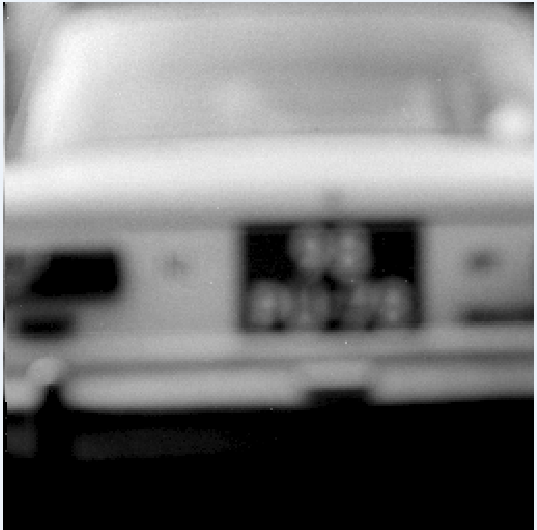
#> input picture unblur/blurred_image.jpg, 537 x 530 px
$ python helpunblur.py
#> lines starting #> are read from the running program, lines starting #| are printed output that depends on the picture; after the words box and inside, x2 and y2 are one past the last pixel; in counts of white or black regions, pixels touching at a corner belong together
import numpy as np
import cv2

def sharpen_image_heavily(img):
    # Define a heavy sharpening kernel
    sharpening_kernel = np.array([
        [-1, -1, -1],
        [-1, 9, -1],
        [-1, -1, -1]
    ])
    return cv2.filter2D(img, -1, sharpening_kernel)
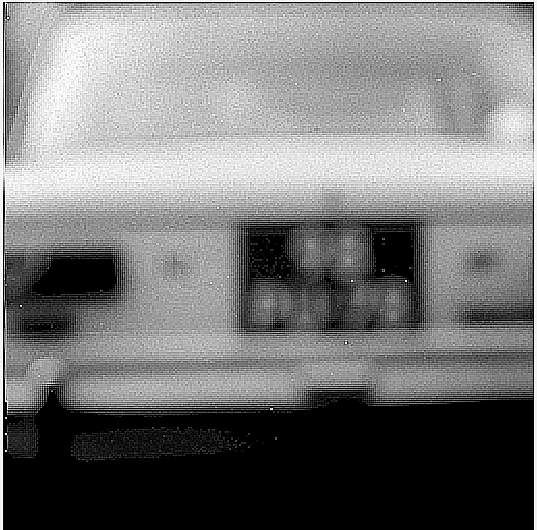
#> returned value: shape (530, 537); min 0, max 255, mean 118.8

def enhance_contrast(img):
    # Convert to float for operations, then clip and convert back to uint8
    img_float = np.clip(img.astype(np.float32) * 1.5 - 50.0, 0, 255).astype(np.uint8)  # Adjusted the scaling and offset
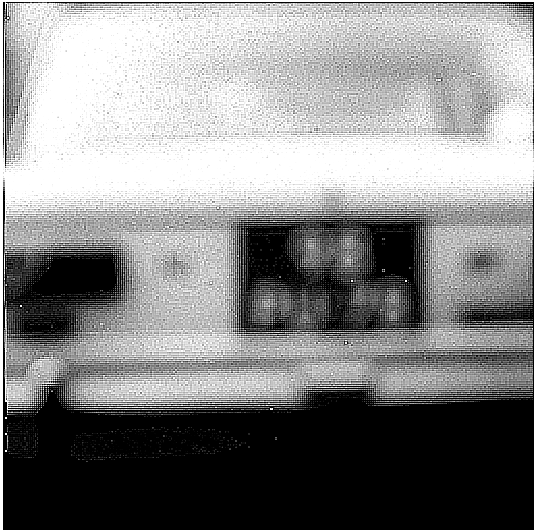
#> img_float: shape (530, 537); min 0, max 255, mean 134.8

    # Apply adaptive histogram equalization
    clahe = cv2.createCLAHE(clipLimit=2.0, tileGridSize=(8, 8))
    contrast_enhanced = clahe.apply(img_float)
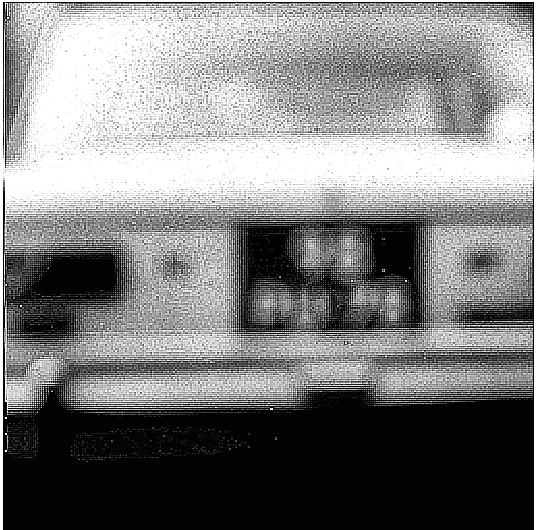
#> contrast_enhanced: shape (530, 537); min 1, max 255, mean 127.4

    return contrast_enhanced

def reduce_contrast(img, alpha=0.5, beta=40):
#> called with alpha = 0.5, beta = 40
    return cv2.convertScaleAbs(img, alpha=alpha, beta=beta)
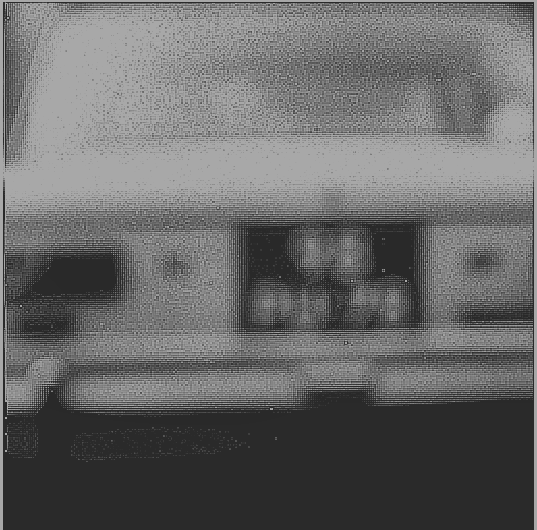
#> returned value: shape (530, 537); min 40, max 168, mean 103.9

def threshold_image(img, threshold_value=160): # Added a thresholding function
#> called with threshold_value = 160
    _, threshed = cv2.threshold(img, threshold_value, 255, cv2.THRESH_BINARY)
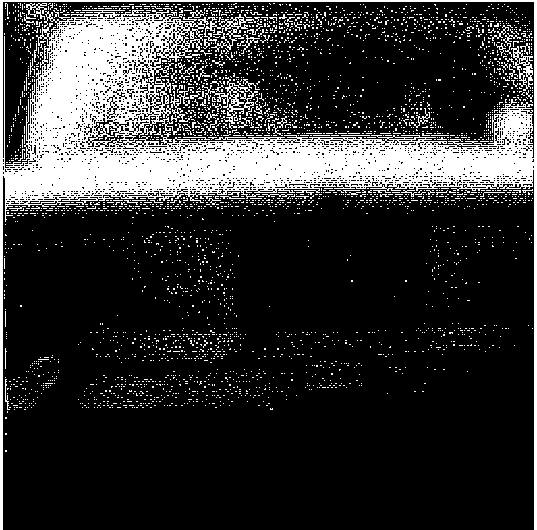
#> threshed: shape (530, 537); 19.7% white; 3536 white regions (3484 under 20 px), largest, box (x1, y1, x2, y2) and area: (0, 0, 537, 530) 44233, (202, 77, 258, 124) 561, (204, 14, 256, 52) 505
    return threshed

def main():
    # Load the image
    img = cv2.imread('blurred_image.jpg', 0)  # replace 'your_input_image_path' with your image path

    # Heavily sharpen the image
    sharpened = sharpen_image_heavily(img)

    # Enhance the contrast of the sharpened image
    contrasted = enhance_contrast(sharpened)

    # Reduce the contrast
    contrast_reduced = reduce_contrast(contrasted)

    # Apply thresholding
    thresholded = threshold_image(contrast_reduced)

    # Combine thresholded and contrasted images to maintain sharpness without over-brightening
    combined = cv2.addWeighted(contrasted, 0.7, thresholded, 0.3, 0)  # 70% of the contrasted image and 30% of the thresholded image
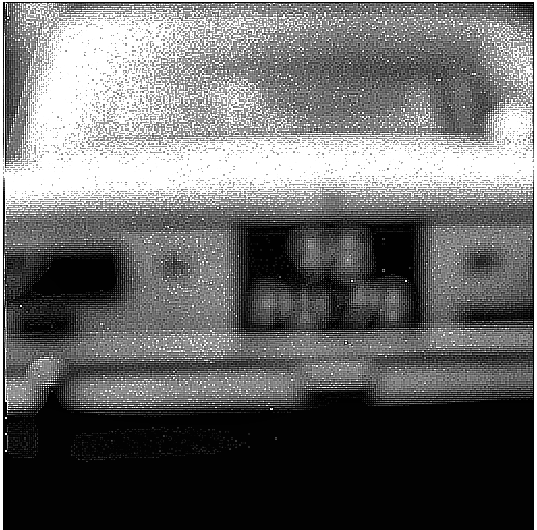
#> combined: shape (530, 537); min 1, max 255, mean 104.2

    # Save the result
    cv2.imwrite('adjusted_image.jpg', combined)

if __name__ == '__main__':
    main()
